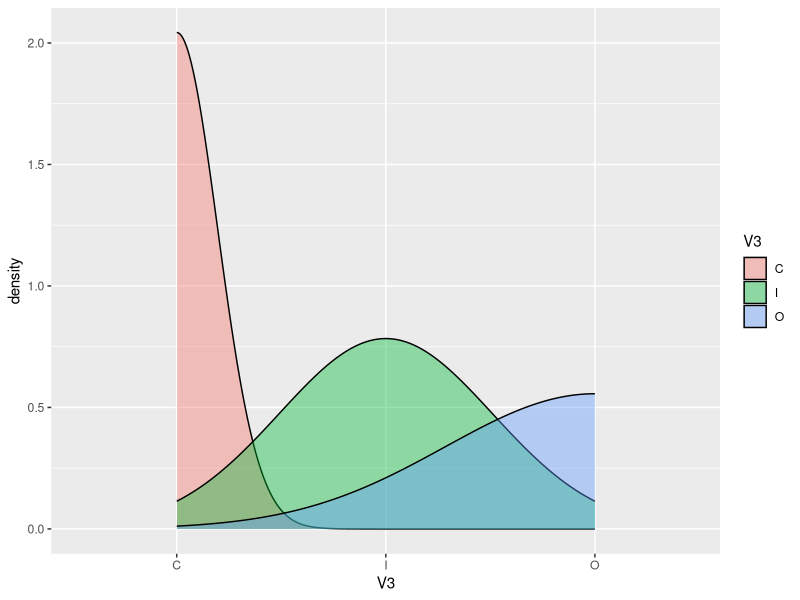
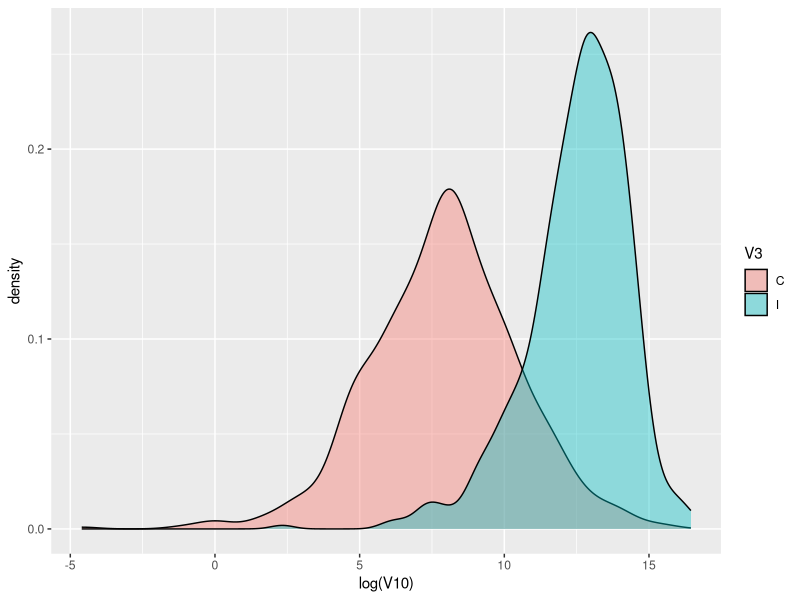

These figures' R source, in order:
## ---- chunk 1
#Loading packages
library(tidyverse)
library(haven)
library(psych)
## ---- chunk 2
#Importing data fec22.txt local disc 
setwd("/Volumes/TOSHIBA EXT/1.1_Columbia University/Fall 2023/POLSGU4716_001_2023_3 - Data Science for Political Analytics/data_science_pol_anlt/Homework/")
getwd()

fec22.df <- read.delim("fec22.txt", header=FALSE, , sep = "|")
## ---- chunk 3
# Number of records/observations in the data
print(dim(fec22.df))
names(fec22.df)
str(fec22.df) #V21-v25 variables with constant NA values
head(fec22.df)
tail(fec22.df)
## ---- chunk 4
str(fec22.df) #V21-v25 variables with constant NA values
print(describe(fec22.df[,c(21:25)]))
## ---- chunk 5
sen_df <- fec22.df %>%
filter(V20 == 0)

describe(sen_df$V20)
summary(sen_df$V20)

hou_df <-fec22.df %>%
filter(V20 > 0)

describe(hou_df$V20)
summary(hou_df$V20)
## ---- chunk 6
results <- matrix(NA, nrow = 2, ncol = 3 ) 
results[1,1] <- round(mean(sen_df$V6),0)
results[1,2] <- round(median(sen_df$V6),0)
results[1,3] <- round(sd(sen_df$V6),0)
results[2,1] <- round(mean(hou_df$V6),0)
results[2,2] <- round(median(hou_df$V6),0)
results[2,3] <- round(sd(hou_df$V6),0)

colnames(results) <- c("Mean","Median","SD")
rownames(results) <- c("Senate candidates"," House candidates")
results <- tibble(results)
print(results)
## ---- chunk 7
fec22.df %>%
group_by(V20==0) %>%
summarise(mean = mean(V6, na.rm = TRUE),
          median = median(V6, na.rm = TRUE),
          sd = sd(V6, na.rm = TRUE))
## ---- chunk 8
# Density Plot for House candidates
hou_df2 <- hou_df %>%
filter(V3 == "I" | V3 == "O" | V3 == "C")
p <- ggplot(hou_df2, aes(x=V3, fill= V3)) + 
  geom_density(alpha=0.4)
  
print(p)
## ---- chunk 9
hou_df2 <- hou_df %>%
filter(V3 == "I" |  V3 == "C")
p <- ggplot(hou_df2, aes(x=log(V10), fill= V3)) + 
  geom_density(alpha=0.4)
  
print(p)
